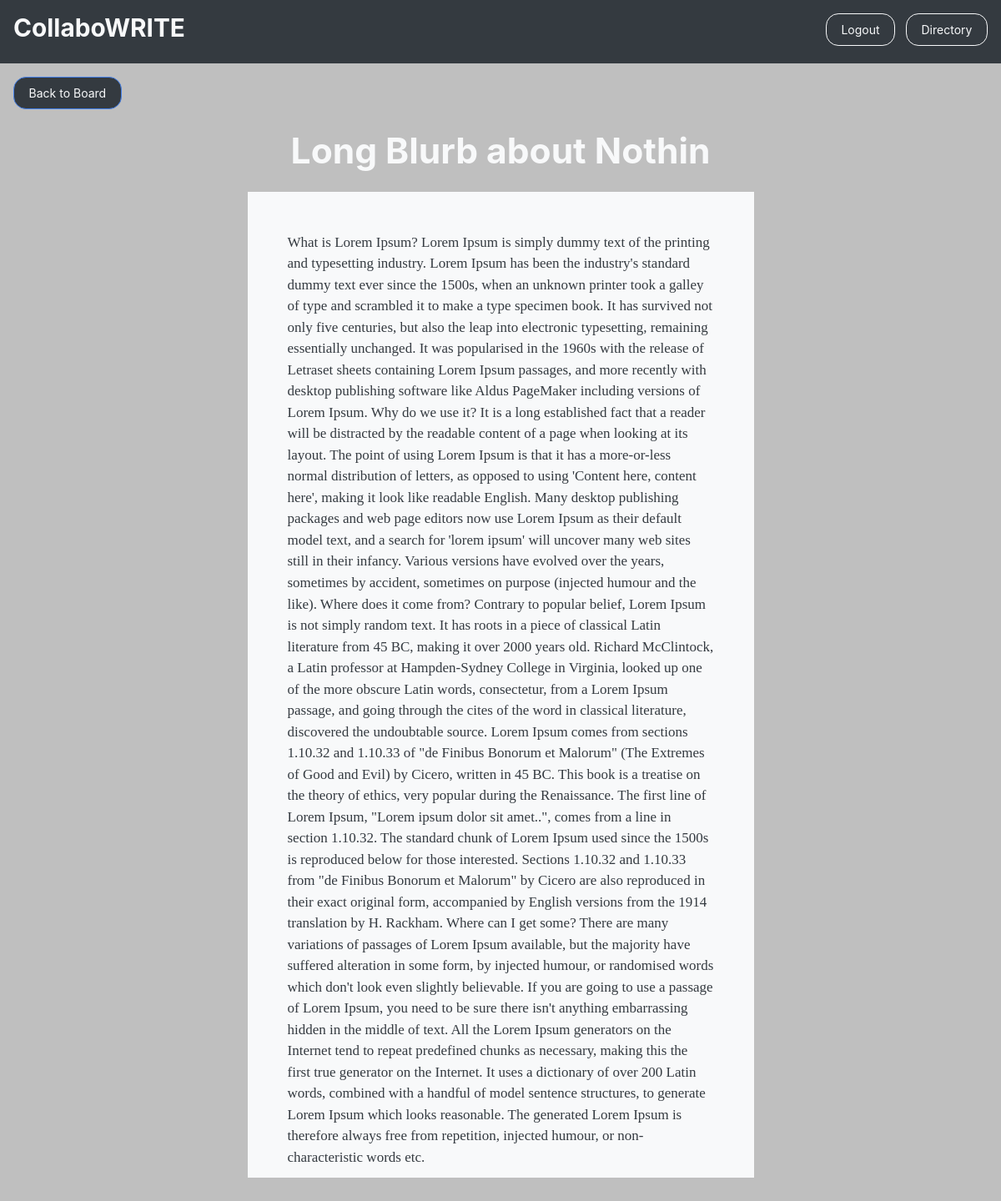
/board/3/8/display_post (signed in), run on the app's committed database.
### collabowrite_app/models.py (models this page shows)
class Post(models.Model):
    user = models.ForeignKey(User, related_name = "posts", on_delete = models.CASCADE, null=True)
    post_title = models.CharField(max_length = 100)
    post_content = models.CharField(max_length = 1500)
    section = models.ForeignKey(Section, related_name='posts', on_delete = models.CASCADE, null=True)

### collabowrite_app/views.py (the view)
# urls.py: path('board/<int:board_id>/<int:post_id>/display_post', views.display_post),
def display_post(request, board_id, post_id):
    if 'logged_user' not in request.session:
        return redirect('/')
    else:
        context={
            'logged_user': User.objects.get(id=request.session['logged_user']),
            'current_board': Board.objects.get(id= board_id),
            'current_post': Post.objects.get(id= post_id),
        }
        return render(request, 'displayPost.html', context)

### collabowrite_app/templates/displayPost.html (shortened to what this page needs)
<!DOCTYPE html>
<html lang="en">
<head>
    {% load static %}
    <link rel="stylesheet" href="{% static 'css/bootstrap.css' %}">
</head>
<body
    style="background: linear-gradient(rgba(0, 0, 0, 0.25),rgba(0,0,0,0.25)), url(https://images.unsplash.com/photo-1541963463532-d68292c34b19?ixid=MXwxMjA3fDB8MHxwaG90by1wYWdlfHx8fGVufDB8fHw%3D&ixlib=rb-1.2.1&auto=format&fit=crop&w=634&q=80); background-size:cover; min-height: 500px; background-attachment: fixed; background-position: center; background-repeat: no-repeat;">
    <div class="header-fluid d-flex p-3 justify-content-between bg-dark">
        <div>
            <h3 class="text-light">CollaboWRITE</h3>
        </div>
        <div>
            <a href="/logout"><button type="button" class="btn btn-outline-light mx-2">Logout</button></a>
            <a href="/directory"><button type="button" class="btn btn-outline-light">Directory</button></a>
        </div>
    </div>
    <div class="row">
        <div class="col m-3">
            <a href="/board/{{current_board.id}}"><button type="button"
                    class="btn btn-outline-primary bg-dark text-light">Back to Board</button></a>
        </div>
    </div>
    <div class="row justify-content-center align-items-center p-2 mx-5">
        <div class="col text-center">
            <h1 class="text-light">{{current_post.post_title}}</h1>
        </div>
    </div>
    <div class="row p-2 justify-content-center">
        <div class="col-6 bg-light text-dark p-5" style="max-height: 50vh; overflow-y: auto;">
            <p>{{current_post.post_content}}</p>
        </div>
    </div>
</body>
</html>

### data on the page
Post: post_title "Long Blurb about Nothin", post_content "What is Lorem Ipsum? Lorem Ipsum is simply dummy text of the printing and typesetting industry. Lorem Ipsum has been the industry's standard dummy text ever since the 1500s, when an unknown printer took a galley of type and scrambled it to make a type specimen book. It has survived not only five centuries, but also the leap into electronic typesetting, remaining essentially unchanged. It was popularised in the 1960s with the release of Letraset sheets containing Lorem Ipsum passages, and more recently with desktop publishing software like Aldus PageMaker including versions of Lorem Ipsum. Why do we use it? It is a long established fact that a reader will be distracted by the readable…"
